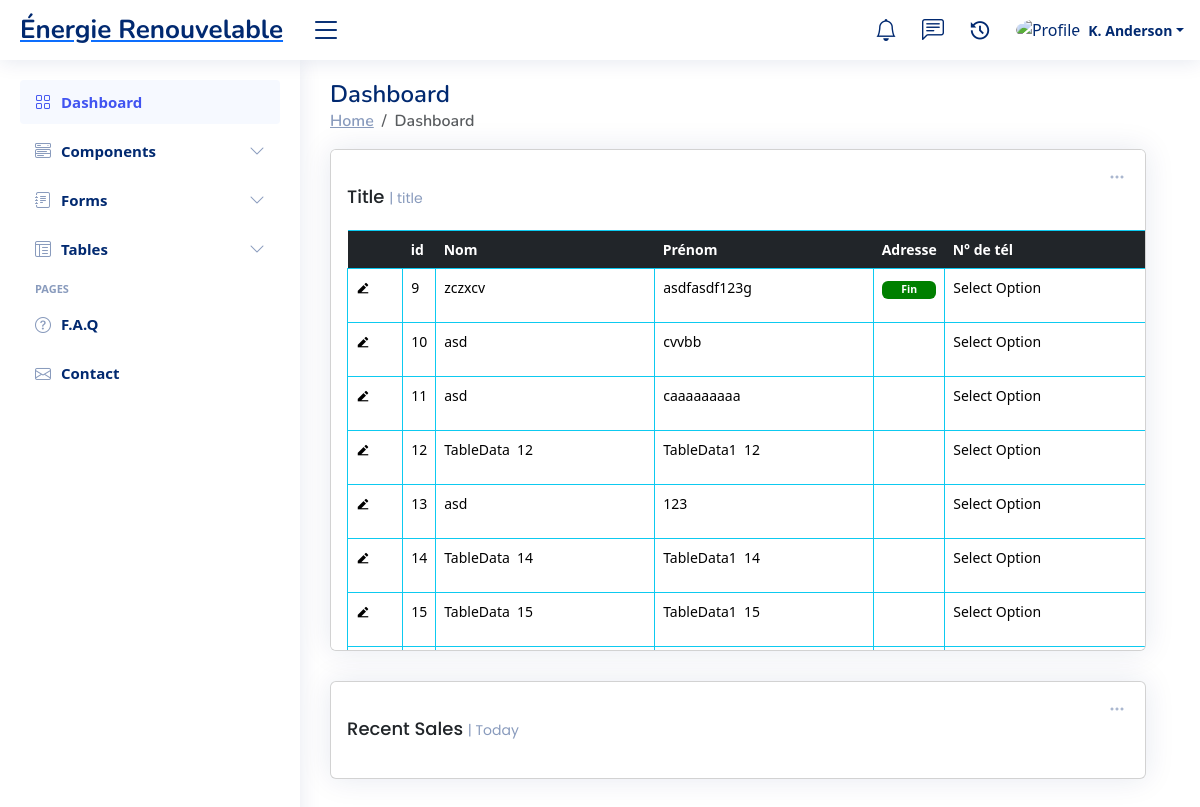
Page /formT/ (signed in) on the earlier database version.
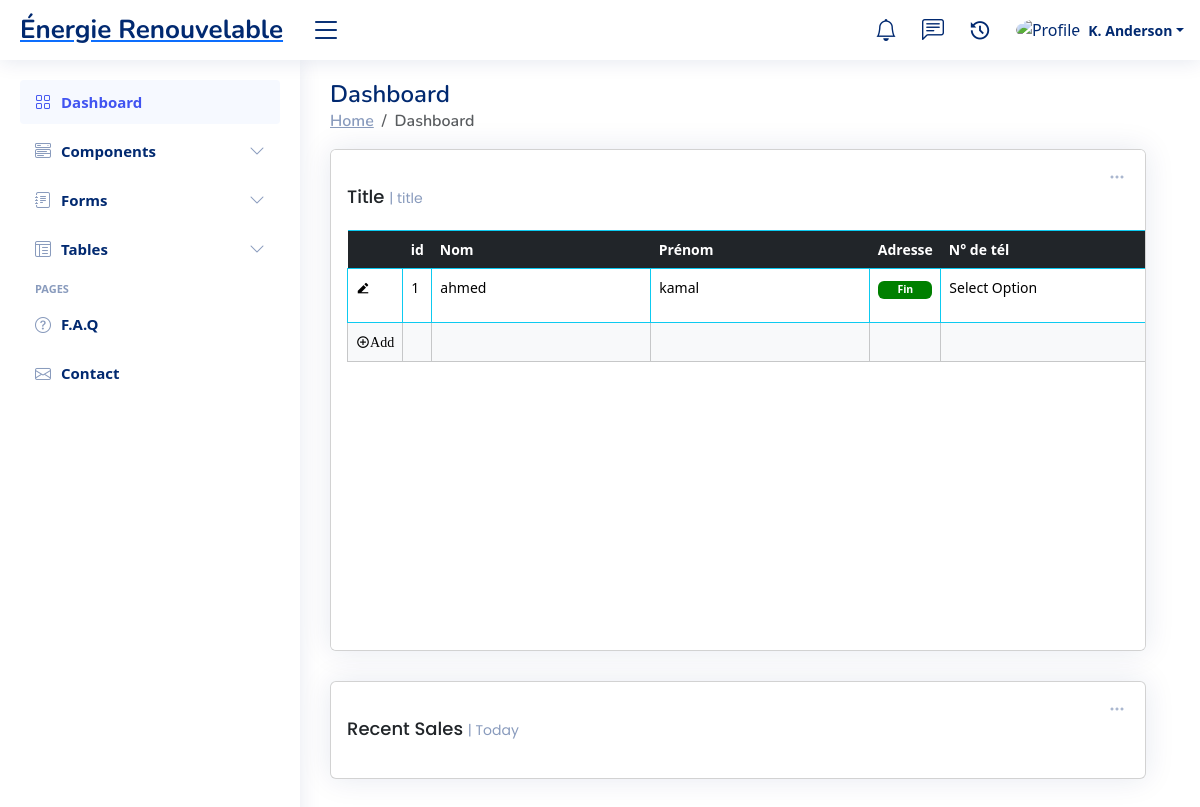
Same page on the later database version.
### ERapp/models.py (models this page shows, shortened)
class TableData1(models.Model):
    cell_data = models.CharField(max_length=255)
    cell_data2 = models.CharField(max_length=255)

### ERapp/views.py (the view)
# urls.py: path('formT/',table_view ),
def table_view(request): # add row
    if request.method == 'POST':
        cell_data1=request.POST.get("cell_data")
        cell_data2=request.POST.get("cell_data2")
        if cell_data1 or cell_data2:
            data = TableData1(cell_data=cell_data1,cell_data2=cell_data2)
            data.save()
            return redirect('/formT/')
    else:
        form = TableDataForm1()
    data = TableData1.objects.all()
    col_count = data.count()
    column_names = TableData1._meta.get_fields()
    return render(request, 'html/formPage.html', {'form': form, 'data': data , 'col_count':col_count ,'column_names': column_names})

### ERapp/forms.py
class TableDataForm1(forms.ModelForm):
    class Meta:
        model = TableData1
        fields = ['cell_data']

### ERapp/templates/html/formPage.html (shortened to what this page needs)
{% load static %}
<!DOCTYPE html>
<html lang="en">
<head>
  <link href="{% static 'css/style.css' %}" rel="stylesheet" type="text/css">
  <link href="{% static 'vendor/bootstrap/css/bootstrap.min.css' %}" rel="stylesheet">
  <link href="{% static 'vendor/bootstrap-icons/bootstrap-icons.css' %}" rel="stylesheet">
  <link href="{% static 'vendor/boxicons/css/boxicons.min.css' %}" rel="stylesheet">
  <link href="{% static 'vendor/quill/quill.snow.css' %}" rel="stylesheet">
  <link href="{% static 'vendor/quill/quill.bubble.css' %}" rel="stylesheet">
  <link href="{% static 'vendor/remixicon/remixicon.css' %}" rel="stylesheet">
  <link href="{% static 'vendor/simple-datatables/style.css' %}" rel="stylesheet">
</head>
<body>
  {% if user.is_authenticated %}
  <header id="header" class="header fixed-top d-flex align-items-center">
    <div class="d-flex align-items-center justify-content-between">
      <a href="/home" class="logo d-flex align-items-center">
        <span class="d-none d-lg-block">Énergie Renouvelable</span>
      </a>
      <i class="bi bi-list toggle-sidebar-btn"></i>
    </div>
    <nav class="header-nav ms-auto">
      <ul class="d-flex align-items-center">
        <li class="nav-item dropdown">
          <a class="nav-link nav-icon" href="#" data-bs-toggle="dropdown">
            <i class="bi bi-bell"></i>
          </a>
        </li>
        <li class="nav-item dropdown">
          <a class="nav-link nav-icon" href="#" data-bs-toggle="dropdown">
            <i class="bi bi-chat-left-text"></i>
          </a>
        </li>
        <li class="nav-item dropdown">
          <a class="nav-link nav-icon" href="#" data-bs-toggle="dropdown">
            <i class="ri-history-fill"></i>
          </a>
        </li>
        <li class="nav-item dropdown pe-3">
          <a class="nav-link nav-profile d-flex align-items-center pe-0" href="#" data-bs-toggle="dropdown">
            <img src="assets/img/profile-img.jpg" alt="Profile" class="rounded-circle">
            <span class="d-none d-md-block dropdown-toggle ps-2">K. Anderson</span>
          </a>
        </li>
      </ul>
    </nav>
  </header>
  <aside id="sidebar" class="sidebar">
    <ul class="sidebar-nav" id="sidebar-nav">
      <li class="nav-item">
        <a class="nav-link " href="index.html">
          <i class="bi bi-grid"></i>
          <span>Dashboard</span>
        </a>
      </li>
      <li class="nav-item">
        <a class="nav-link collapsed" data-bs-target="#components-nav" data-bs-toggle="collapse" href="#">
          <i class="bi bi-menu-button-wide"></i><span>Components</span><i class="bi bi-chevron-down ms-auto"></i>
        </a>
      </li>
      <li class="nav-item">
        <a class="nav-link collapsed" data-bs-target="#forms-nav" data-bs-toggle="collapse" href="#">
          <i class="bi bi-journal-text"></i><span>Forms</span><i class="bi bi-chevron-down ms-auto"></i>
        </a>
      </li>
      <li class="nav-item">
        <a class="nav-link collapsed" data-bs-target="#tables-nav" data-bs-toggle="collapse" href="#">
          <i class="bi bi-layout-text-window-reverse"></i><span>Tables</span><i class="bi bi-chevron-down ms-auto"></i>
        </a>
      </li>
      <li class="nav-heading">Pages</li>
      <li class="nav-item">
        <a class="nav-link collapsed" href="pages-faq.html">
          <i class="bi bi-question-circle"></i>
          <span>F.A.Q</span>
        </a>
      </li>
      <li class="nav-item">
        <a class="nav-link collapsed" href="pages-contact.html">
          <i class="bi bi-envelope"></i>
          <span>Contact</span>
        </a>
      </li>
    </ul>
  </aside>
  <main id="main" class="main">
    <div class="pagetitle">
      <h1>Dashboard</h1>
      <nav>
        <ol class="breadcrumb">
          <li class="breadcrumb-item"><a href="index.html">Home</a></li>
          <li class="breadcrumb-item active">Dashboard</li>
        </ol>
      </nav>
    </div>
    <section class="section dashboard">
      <div class="row">
          <div class="row">
            <div class="col-12">
              <div class="card recent-sales overflow-auto">
                <div class="filter">
                  <a class="icon" href="#" data-bs-toggle="dropdown"><i class="bi bi-three-dots"></i></a>
                </div>
                <div class="card-body" style="height:500px;">
                  <h5 class="card-title">Title <span>| title</span></h5>
                  <form method="post"  >
                    <table class="table  table-hover   table-bordered     table-borderless border-info " id="tableDATA" cellspacing="0">
                        <thead class="table-dark border-info">
                          <th ></th>
                          <th >id</th>
                          <th>Nom</th>
                          <th>Prénom</th>
                          <th >Adresse </th>
                          <th>N° de tél</th>
                        </thead>
                        <tbody >
                            {% for item in data %}
                            <tr>
                                <td style="width:auto;"><button  class="button_table_data" type="button" onclick="myFunction('{{item.id }}')"><i class="ri-edit-2-fill"></i></button></td>
                                <td ><p style="width:auto;">{{ item.id }}</p></td>
                                <td class="td_input_cell" ><input class="input_table_data" type="text" name="cell_data2" id="cell_data2{{ item.id }}" value="{{ item.cell_data }}"  ></td>
                                <td class="td_input_cell"><input class="input_table_data" type="text" name="cell_data3" id="cell_data3{{ item.id }}" value="{{ item.cell_data2 }}"  ></td>
                                <td class="badge-cell" data-state="badge">
                                  <span class="badge" data-badge="Fin">Fin</span>
                                </td>
                                <td class="select-cell" data-state="select">Select Option</td>
                            </tr>
                            {% endfor %}
                        </tbody>
                        <tfoot>
                            <tr class="table-light">
                                <td><button type="submit" class="button_table_data" style="text-align:left;"><i class="ri-add-circle-line">Add</i></button></td>
                                <td></td>
                                <td class="td_input_cell"> <input class="input_table_data" type="text" name="cell_data" required ></td>
                                <td class="td_input_cell"><input class="input_table_data" type="text" name="cell_data2" required></td>
                                <td class="badge-cell " data-state="badge">
                                </td>
                                <td class="td_input_cell"><input class="input_table_data" type="text" name="cell_data4" ></td>
                            </tr>
                        </tfoot>
                    </table>
                </form>
                </div>
              </div>
            </div>
          </div>
            <div class="row">
              <div class="col-12">
                <div class="card recent-sales overflow-auto">
                  <div class="filter">
                    <a class="icon" href="#" data-bs-toggle="dropdown"><i class="bi bi-three-dots"></i></a>
                  </div>
                  <div class="card-body">
                    <h5 class="card-title">Recent Sales <span>| Today</span></h5>
                  </div>
                </div>
              </div>
          </div>
      </div>
    </section>
  </main>
  {% endif %}
</body>
</html>

### ERapp/static/css/style.css (style rules this page uses)
#tableDATA th, td { white-space: nowrap; }
.badge { width:100%; padding: 0; border-radius: 4px; cursor: pointer; }
.badge[data-badge="Fin"] { background-color: green; color: white; }
:root { scroll-behavior: smooth; }
.border_none, .input_table_data,.button_table_data { border: none; }
.input_table_data,.button_table_data , .td_input_cell, .icoon_table_data { padding:0; background: transparent; }
body { font-family: "Open Sans", sans-serif; background: #f6f9ff; color: #444444; }
a { color: #4154f1; text-decoration: none; }
h1, h2, h3, h4, h5, h6 { font-family: "Nunito", sans-serif; }
#main { margin-top: 60px; padding: 20px 30px; transition: all 0.3s; }
.pagetitle { margin-bottom: 10px; }
.pagetitle h1 { font-size: 24px; margin-bottom: 0; font-weight: 600; color: #012970; }
.card { margin-bottom: 30px; border: none; border-radius: 5px; box-shadow: 0px 0 30px rgba(1, 41, 112, 0.1); }
.card-title { padding: 20px 0 15px 0; font-size: 18px; font-weight: 500; color: #012970; font-family: "Poppins", sans-serif; }
.card-title span { color: #899bbd; font-size: 14px; font-weight: 400; }
.card-body { padding: 0 20px 20px 20px; }
.breadcrumb { font-size: 14px; font-family: "Nunito", sans-serif; color: #899bbd; font-weight: 600; }
.breadcrumb a { color: #899bbd; transition: 0.3s; }
.breadcrumb .breadcrumb-item::before { color: #899bbd; }
.breadcrumb .active { color: #51678f; font-weight: 600; }
.logo { line-height: 1; }
@media (min-width: 1200px) { .logo { width: 280px; } }
.logo span { font-size: 26px; font-weight: 700; color: #012970; font-family: "Nunito", sans-serif; }
.header { transition: all 0.5s; z-index: 997; height: 60px; box-shadow: 0px 2px 20px rgba(1, 41, 112, 0.1); background-color: #fff; padding-left: 20px; }
.header .toggle-sidebar-btn { font-size: 32px; padding-left: 10px; cursor: pointer; color: #012970; }
.header-nav ul { list-style: none; }
.header-nav>ul { margin: 0; padding: 0; }
.header-nav .nav-icon { font-size: 22px; color: #012970; margin-right: 25px; position: relative; }
.header-nav .nav-profile { color: #012970; }
.header-nav .nav-profile img { max-height: 36px; }
.header-nav .nav-profile span { font-size: 14px; font-weight: 600; }
.sidebar { position: fixed; top: 60px; left: 0; bottom: 0; width: 300px; z-index: 996; transition: all 0.3s; padding: 20px; overflow-y: auto; scrollbar-width: thin; scrollbar-color: #aab7cf transparent; box-shadow: 0px 0px 20px rgba(1, 41, 112, 0.1); background-color: #fff; }
@media (min-width: 1200px) { #main, #footer { margin-left: 300px; } }
.sidebar-nav { padding: 0; margin: 0; list-style: none; }
.sidebar-nav li { padding: 0; margin: 0; list-style: none; }
.sidebar-nav .nav-item { margin-bottom: 5px; }
.sidebar-nav .nav-heading { font-size: 11px; text-transform: uppercase; color: #899bbd; font-weight: 600; margin: 10px 0 5px 15px; }
.sidebar-nav .nav-link { display: flex; align-items: center; font-size: 15px; font-weight: 600; color: #4154f1; transition: 0.3; background: #f6f9ff; padding: 10px 15px; border-radius: 4px; }
.sidebar-nav .nav-link i { font-size: 16px; margin-right: 10px; color: #4154f1; }
.sidebar-nav .nav-link.collapsed { color: #012970; background: #fff; }
.sidebar-nav .nav-link.collapsed i { color: #899bbd; }
.sidebar-nav .nav-link .bi-chevron-down { margin-right: 0; transition: transform 0.2s ease-in-out; }
.dashboard .filter { position: absolute; right: 0px; top: 15px; }
.dashboard .filter .icon { color: #aab7cf; padding-right: 20px; padding-bottom: 5px; transition: 0.3s; font-size: 16px; }
.dashboard .recent-sales { font-size: 14px; }
.dashboard .recent-sales .table thead { background: #f6f6fe; }
.dashboard .recent-sales .table thead th { border: 0; }

Differences in the rows shown:
removed TableData1: id "9", cell_data2 "zczxcv", cell_data3 "asdfasdf123g"
removed TableData1: id "10", cell_data2 "asd", cell_data3 "cvvbb"
removed TableData1: id "11", cell_data2 "asd", cell_data3 "caaaaaaaaa"
removed TableData1: id "12", cell_data2 "TableData 12", cell_data3 "TableData1 12"
removed TableData1: id "13", cell_data2 "asd", cell_data3 "123"
removed TableData1: id "14", cell_data2 "TableData 14", cell_data3 "TableData1 14"
removed TableData1: id "15", cell_data2 "TableData 15", cell_data3 "TableData1 15"
added TableData1: id "1", cell_data2 "ahmed", cell_data3 "kamal"
Other differences:
text now shown: "Add"
